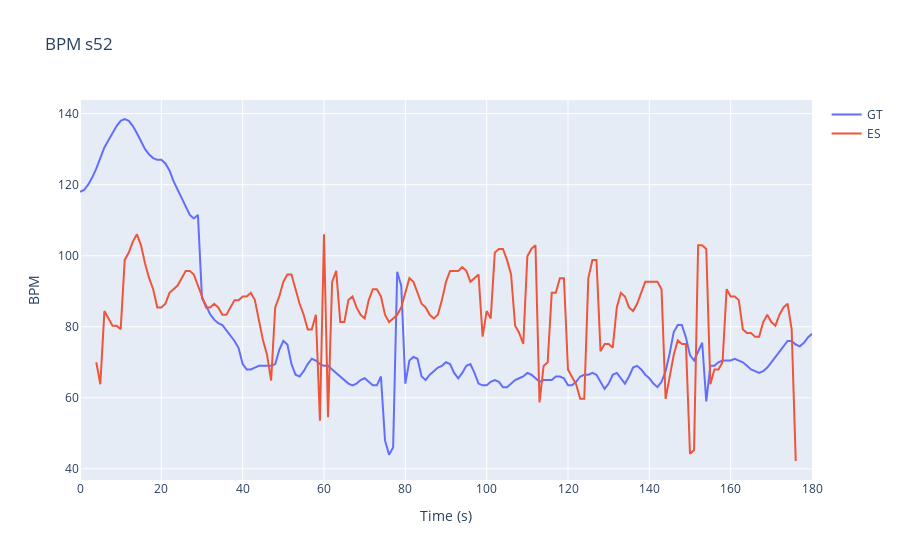

Notebook source saved alongside this figure:
### Code cell
x = df.query('videoFilename == "s52"').iloc[0]
video_idx = x.videoIdx
subject = x.videoFilename
fig = go.Figure()
fig.add_trace(go.Scatter(x=x.timeGT, y=x.bpmGT, mode='lines', name='GT'))
fig.add_trace(go.Scatter(x=x.timeES, y=x.bpmES, mode='lines', name='ES'))
fig.update_layout(title=f'BPM {subject}',
                   xaxis_title='Time (s)',
                   yaxis_title='BPM')
fig.show()

### Figure 1 — Plotly figure (JSON) as saved in the notebook; plotly's stock layout.template omitted (floating-point values rounded to 4 significant figures; data arrays with more than 128 entries replaced by an {"elided": "..."} marker saying what was removed)
{"data": [{"mode": "lines", "name": "GT", "type": "scatter", "x": {"elided": "181 int values"}, "y": {"elided": "181 float values"}}, {"mode": "lines", "name": "ES", "type": "scatter", "x": {"elided": "173 int values"}, "y": {"elided": "173 float values"}}], "layout": {"title": {"text": "BPM s52"}, "xaxis": {"title": {"text": "Time (s)"}}, "yaxis": {"title": {"text": "BPM"}}}}
